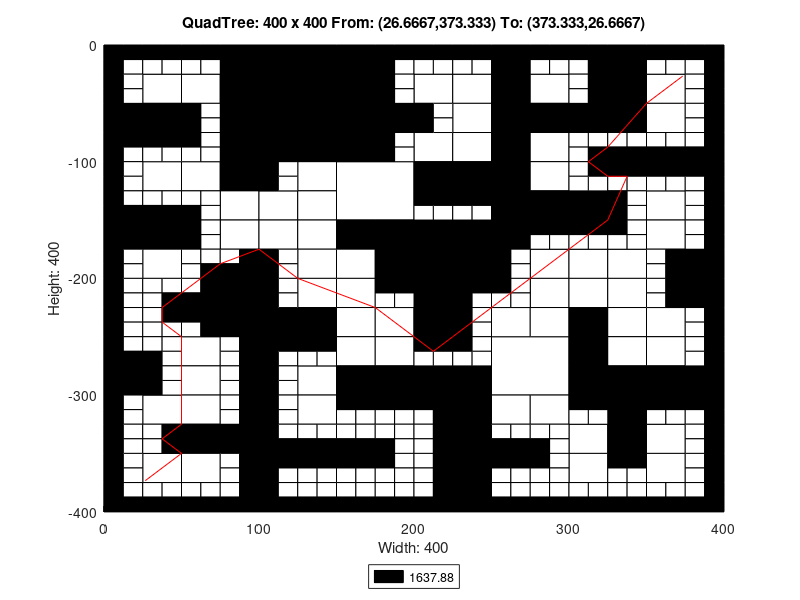

Recreate this plot in MATLAB.
axis([0 400 -400 0]);
title('QuadTree: 400 x 400 From: (26.6667,373.333) To: (373.333,26.6667)');
xlabel('Width: 400');
ylabel('Height: 400');
rectangle('Position',[100 -50 50 50], 'FaceColor',[0 0 0]);
rectangle('Position',[100 -100 50 50], 'FaceColor',[0 0 0]);
rectangle('Position',[150 -150 50 50], 'FaceColor',[1 1 1]);
rectangle('Position',[200 -200 50 50], 'FaceColor',[0 0 0]);
rectangle('Position',[250 -300 50 50], 'FaceColor',[1 1 1]);
rectangle('Position',[25 -50 25 25], 'FaceColor',[1 1 1]);
rectangle('Position',[75 -25 25 25], 'FaceColor',[0 0 0]);
rectangle('Position',[50 -50 25 25], 'FaceColor',[1 1 1]);
rectangle('Position',[75 -50 25 25], 'FaceColor',[0 0 0]);
rectangle('Position',[0 -75 25 25], 'FaceColor',[0 0 0]);
rectangle('Position',[25 -75 25 25], 'FaceColor',[0 0 0]);
rectangle('Position',[75 -75 25 25], 'FaceColor',[0 0 0]);
rectangle('Position',[75 -100 25 25], 'FaceColor',[0 0 0]);
rectangle('Position',[150 -25 25 25], 'FaceColor',[0 0 0]);
rectangle('Position',[150 -50 25 25], 'FaceColor',[0 0 0]);
rectangle('Position',[150 -75 25 25], 'FaceColor',[0 0 0]);
rectangle('Position',[175 -75 25 25], 'FaceColor',[0 0 0]);
rectangle('Position',[150 -100 25 25], 'FaceColor',[0 0 0]);
rectangle('Position',[25 -125 25 25], 'FaceColor',[1 1 1]);
rectangle('Position',[50 -125 25 25], 'FaceColor',[1 1 1]);
rectangle('Position',[75 -125 25 25], 'FaceColor',[0 0 0]);
rectangle('Position',[75 -150 25 25], 'FaceColor',[1 1 1]);
rectangle('Position',[0 -175 25 25], 'FaceColor',[0 0 0]);
rectangle('Position',[25 -175 25 25], 'FaceColor',[0 0 0]);
rectangle('Position',[25 -200 25 25], 'FaceColor',[1 1 1]);
rectangle('Position',[75 -175 25 25], 'FaceColor',[1 1 1]);
rectangle('Position',[125 -125 25 25], 'FaceColor',[1 1 1]);
rectangle('Position',[100 -150 25 25], 'FaceColor',[1 1 1]);
rectangle('Position',[125 -150 25 25], 'FaceColor',[1 1 1]);
rectangle('Position',[100 -175 25 25], 'FaceColor',[1 1 1]);
rectangle('Position',[125 -175 25 25], 'FaceColor',[1 1 1]);
rectangle('Position',[125 -200 25 25], 'FaceColor',[1 1 1]);
rectangle('Position',[150 -175 25 25], 'FaceColor',[0 0 0]);
rectangle('Position',[175 -175 25 25], 'FaceColor',[0 0 0]);
rectangle('Position',[150 -200 25 25], 'FaceColor',[1 1 1]);
rectangle('Position',[175 -200 25 25], 'FaceColor',[0 0 0]);
rectangle('Position',[200 -50 25 25], 'FaceColor',[1 1 1]);
rectangle('Position',[225 -50 25 25], 'FaceColor',[1 1 1]);
rectangle('Position',[250 -25 25 25], 'FaceColor',[0 0 0]);
rectangle('Position',[250 -50 25 25], 'FaceColor',[0 0 0]);
rectangle('Position',[275 -50 25 25], 'FaceColor',[1 1 1]);
rectangle('Position',[225 -75 25 25], 'FaceColor',[1 1 1]);
rectangle('Position',[200 -100 25 25], 'FaceColor',[1 1 1]);
rectangle('Position',[225 -100 25 25], 'FaceColor',[1 1 1]);
rectangle('Position',[250 -75 25 25], 'FaceColor',[0 0 0]);
rectangle('Position',[275 -75 25 25], 'FaceColor',[0 0 0]);
rectangle('Position',[250 -100 25 25], 'FaceColor',[0 0 0]);
rectangle('Position',[275 -100 25 25], 'FaceColor',[1 1 1]);
rectangle('Position',[325 -25 25 25], 'FaceColor',[0 0 0]);
rectangle('Position',[325 -50 25 25], 'FaceColor',[0 0 0]);
rectangle('Position',[350 -50 25 25], 'FaceColor',[1 1 1]);
rectangle('Position',[300 -75 25 25], 'FaceColor',[0 0 0]);
rectangle('Position',[325 -75 25 25], 'FaceColor',[0 0 0]);
rectangle('Position',[350 -75 25 25], 'FaceColor',[1 1 1]);
rectangle('Position',[200 -125 25 25], 'FaceColor',[0 0 0]);
rectangle('Position',[225 -125 25 25], 'FaceColor',[0 0 0]);
rectangle('Position',[250 -125 25 25], 'FaceColor',[0 0 0]);
rectangle('Position',[275 -125 25 25], 'FaceColor',[1 1 1]);
rectangle('Position',[250 -150 25 25], 'FaceColor',[0 0 0]);
rectangle('Position',[275 -150 25 25], 'FaceColor',[0 0 0]);
rectangle('Position',[250 -175 25 25], 'FaceColor',[0 0 0]);
rectangle('Position',[275 -200 25 25], 'FaceColor',[1 1 1]);
rectangle('Position',[300 -150 25 25], 'FaceColor',[0 0 0]);
rectangle('Position',[350 -150 25 25], 'FaceColor',[1 1 1]);
rectangle('Position',[300 -200 25 25], 'FaceColor',[1 1 1]);
rectangle('Position',[325 -200 25 25], 'FaceColor',[1 1 1]);
rectangle('Position',[350 -175 25 25], 'FaceColor',[1 1 1]);
rectangle('Position',[375 -200 25 25], 'FaceColor',[0 0 0]);
rectangle('Position',[75 -225 25 25], 'FaceColor',[0 0 0]);
rectangle('Position',[75 -250 25 25], 'FaceColor',[0 0 0]);
rectangle('Position',[0 -300 25 25], 'FaceColor',[0 0 0]);
rectangle('Position',[50 -275 25 25], 'FaceColor',[1 1 1]);
rectangle('Position',[50 -300 25 25], 'FaceColor',[1 1 1]);
rectangle('Position',[125 -225 25 25], 'FaceColor',[1 1 1]);
rectangle('Position',[100 -250 25 25], 'FaceColor',[0 0 0]);
rectangle('Position',[125 -250 25 25], 'FaceColor',[0 0 0]);
rectangle('Position',[150 -225 25 25], 'FaceColor',[1 1 1]);
rectangle('Position',[150 -250 25 25], 'FaceColor',[1 1 1]);
rectangle('Position',[175 -250 25 25], 'FaceColor',[1 1 1]);
rectangle('Position',[125 -300 25 25], 'FaceColor',[1 1 1]);
rectangle('Position',[150 -275 25 25], 'FaceColor',[1 1 1]);
rectangle('Position',[175 -275 25 25], 'FaceColor',[1 1 1]);
rectangle('Position',[150 -300 25 25], 'FaceColor',[0 0 0]);
rectangle('Position',[175 -300 25 25], 'FaceColor',[0 0 0]);
rectangle('Position',[25 -325 25 25], 'FaceColor',[1 1 1]);
rectangle('Position',[50 -325 25 25], 'FaceColor',[1 1 1]);
rectangle('Position',[50 -350 25 25], 'FaceColor',[0 0 0]);
rectangle('Position',[75 -350 25 25], 'FaceColor',[0 0 0]);
rectangle('Position',[25 -375 25 25], 'FaceColor',[1 1 1]);
rectangle('Position',[50 -375 25 25], 'FaceColor',[1 1 1]);
rectangle('Position',[125 -325 25 25], 'FaceColor',[1 1 1]);
rectangle('Position',[200 -225 25 25], 'FaceColor',[0 0 0]);
rectangle('Position',[200 -250 25 25], 'FaceColor',[0 0 0]);
rectangle('Position',[275 -225 25 25], 'FaceColor',[1 1 1]);
rectangle('Position',[250 -250 25 25], 'FaceColor',[1 1 1]);
rectangle('Position',[275 -250 25 25], 'FaceColor',[1 1 1]);
rectangle('Position',[200 -300 25 25], 'FaceColor',[0 0 0]);
rectangle('Position',[225 -300 25 25], 'FaceColor',[0 0 0]);
rectangle('Position',[300 -225 25 25], 'FaceColor',[1 1 1]);
rectangle('Position',[325 -225 25 25], 'FaceColor',[1 1 1]);
rectangle('Position',[300 -250 25 25], 'FaceColor',[0 0 0]);
rectangle('Position',[325 -250 25 25], 'FaceColor',[1 1 1]);
rectangle('Position',[375 -225 25 25], 'FaceColor',[0 0 0]);
rectangle('Position',[350 -250 25 25], 'FaceColor',[1 1 1]);
rectangle('Position',[300 -275 25 25], 'FaceColor',[0 0 0]);
rectangle('Position',[325 -275 25 25], 'FaceColor',[1 1 1]);
rectangle('Position',[300 -300 25 25], 'FaceColor',[0 0 0]);
rectangle('Position',[325 -300 25 25], 'FaceColor',[0 0 0]);
rectangle('Position',[350 -275 25 25], 'FaceColor',[1 1 1]);
rectangle('Position',[350 -300 25 25], 'FaceColor',[0 0 0]);
rectangle('Position',[375 -300 25 25], 'FaceColor',[0 0 0]);
rectangle('Position',[225 -325 25 25], 'FaceColor',[0 0 0]);
rectangle('Position',[225 -350 25 25], 'FaceColor',[0 0 0]);
rectangle('Position',[250 -325 25 25], 'FaceColor',[1 1 1]);
rectangle('Position',[275 -325 25 25], 'FaceColor',[1 1 1]);
rectangle('Position',[225 -375 25 25], 'FaceColor',[0 0 0]);
rectangle('Position',[225 -400 25 25], 'FaceColor',[0 0 0]);
rectangle('Position',[325 -325 25 25], 'FaceColor',[0 0 0]);
rectangle('Position',[300 -350 25 25], 'FaceColor',[1 1 1]);
rectangle('Position',[325 -350 25 25], 'FaceColor',[0 0 0]);
rectangle('Position',[350 -350 25 25], 'FaceColor',[1 1 1]);
rectangle('Position',[300 -375 25 25], 'FaceColor',[1 1 1]);
rectangle('Position',[350 -375 25 25], 'FaceColor',[1 1 1]);
rectangle('Position',[0 -12.5 12.5 12.5], 'FaceColor',[0 0 0]);
rectangle('Position',[12.5 -12.5 12.5 12.5], 'FaceColor',[0 0 0]);
rectangle('Position',[0 -25 12.5 12.5], 'FaceColor',[0 0 0]);
rectangle('Position',[12.5 -25 12.5 12.5], 'FaceColor',[1 1 1]);
rectangle('Position',[25 -12.5 12.5 12.5], 'FaceColor',[0 0 0]);
rectangle('Position',[37.5 -12.5 12.5 12.5], 'FaceColor',[0 0 0]);
rectangle('Position',[25 -25 12.5 12.5], 'FaceColor',[1 1 1]);
rectangle('Position',[37.5 -25 12.5 12.5], 'FaceColor',[1 1 1]);
rectangle('Position',[0 -37.5 12.5 12.5], 'FaceColor',[0 0 0]);
rectangle('Position',[12.5 -37.5 12.5 12.5], 'FaceColor',[1 1 1]);
rectangle('Position',[0 -50 12.5 12.5], 'FaceColor',[0 0 0]);
rectangle('Position',[12.5 -50 12.5 12.5], 'FaceColor',[1 1 1]);
rectangle('Position',[50 -12.5 12.5 12.5], 'FaceColor',[0 0 0]);
rectangle('Position',[62.5 -12.5 12.5 12.5], 'FaceColor',[0 0 0]);
rectangle('Position',[50 -25 12.5 12.5], 'FaceColor',[1 1 1]);
rectangle('Position',[62.5 -25 12.5 12.5], 'FaceColor',[1 1 1]);
rectangle('Position',[0 -87.5 12.5 12.5], 'FaceColor',[0 0 0]);
rectangle('Position',[12.5 -87.5 12.5 12.5], 'FaceColor',[0 0 0]);
rectangle('Position',[0 -100 12.5 12.5], 'FaceColor',[0 0 0]);
rectangle('Position',[12.5 -100 12.5 12.5], 'FaceColor',[1 1 1]);
rectangle('Position',[25 -87.5 12.5 12.5], 'FaceColor',[0 0 0]);
rectangle('Position',[37.5 -87.5 12.5 12.5], 'FaceColor',[0 0 0]);
rectangle('Position',[25 -100 12.5 12.5], 'FaceColor',[1 1 1]);
rectangle('Position',[37.5 -100 12.5 12.5], 'FaceColor',[1 1 1]);
rectangle('Position',[50 -62.5 12.5 12.5], 'FaceColor',[0 0 0]);
rectangle('Position',[62.5 -62.5 12.5 12.5], 'FaceColor',[1 1 1]);
rectangle('Position',[50 -75 12.5 12.5], 'FaceColor',[0 0 0]);
rectangle('Position',[62.5 -75 12.5 12.5], 'FaceColor',[1 1 1]);
rectangle('Position',[50 -87.5 12.5 12.5], 'FaceColor',[0 0 0]);
rectangle('Position',[62.5 -87.5 12.5 12.5], 'FaceColor',[1 1 1]);
rectangle('Position',[50 -100 12.5 12.5], 'FaceColor',[1 1 1]);
rectangle('Position',[62.5 -100 12.5 12.5], 'FaceColor',[1 1 1]);
rectangle('Position',[175 -12.5 12.5 12.5], 'FaceColor',[0 0 0]);
rectangle('Position',[187.5 -12.5 12.5 12.5], 'FaceColor',[0 0 0]);
rectangle('Position',[175 -25 12.5 12.5], 'FaceColor',[0 0 0]);
rectangle('Position',[187.5 -25 12.5 12.5], 'FaceColor',[1 1 1]);
rectangle('Position',[175 -37.5 12.5 12.5], 'FaceColor',[0 0 0]);
rectangle('Position',[187.5 -37.5 12.5 12.5], 'FaceColor',[1 1 1]);
rectangle('Position',[175 -50 12.5 12.5], 'FaceColor',[0 0 0]);
rectangle('Position',[187.5 -50 12.5 12.5], 'FaceColor',[1 1 1]);
rectangle('Position',[175 -87.5 12.5 12.5], 'FaceColor',[0 0 0]);
rectangle('Position',[187.5 -87.5 12.5 12.5], 'FaceColor',[1 1 1]);
rectangle('Position',[175 -100 12.5 12.5], 'FaceColor',[0 0 0]);
rectangle('Position',[187.5 -100 12.5 12.5], 'FaceColor',[1 1 1]);
rectangle('Position',[0 -112.5 12.5 12.5], 'FaceColor',[0 0 0]);
rectangle('Position',[12.5 -112.5 12.5 12.5], 'FaceColor',[1 1 1]);
rectangle('Position',[0 -125 12.5 12.5], 'FaceColor',[0 0 0]);
rectangle('Position',[12.5 -125 12.5 12.5], 'FaceColor',[1 1 1]);
rectangle('Position',[0 -137.5 12.5 12.5], 'FaceColor',[0 0 0]);
rectangle('Position',[12.5 -137.5 12.5 12.5], 'FaceColor',[1 1 1]);
rectangle('Position',[0 -150 12.5 12.5], 'FaceColor',[0 0 0]);
rectangle('Position',[12.5 -150 12.5 12.5], 'FaceColor',[0 0 0]);
rectangle('Position',[25 -137.5 12.5 12.5], 'FaceColor',[1 1 1]);
rectangle('Position',[37.5 -137.5 12.5 12.5], 'FaceColor',[1 1 1]);
rectangle('Position',[25 -150 12.5 12.5], 'FaceColor',[0 0 0]);
rectangle('Position',[37.5 -150 12.5 12.5], 'FaceColor',[0 0 0]);
rectangle('Position',[50 -137.5 12.5 12.5], 'FaceColor',[1 1 1]);
rectangle('Position',[62.5 -137.5 12.5 12.5], 'FaceColor',[1 1 1]);
rectangle('Position',[50 -150 12.5 12.5], 'FaceColor',[0 0 0]);
rectangle('Position',[62.5 -150 12.5 12.5], 'FaceColor',[1 1 1]);
rectangle('Position',[0 -187.5 12.5 12.5], 'FaceColor',[0 0 0]);
rectangle('Position',[12.5 -187.5 12.5 12.5], 'FaceColor',[1 1 1]);
rectangle('Position',[0 -200 12.5 12.5], 'FaceColor',[0 0 0]);
rectangle('Position',[12.5 -200 12.5 12.5], 'FaceColor',[1 1 1]);
rectangle('Position',[50 -162.5 12.5 12.5], 'FaceColor',[0 0 0]);
rectangle('Position',[62.5 -162.5 12.5 12.5], 'FaceColor',[1 1 1]);
rectangle('Position',[50 -175 12.5 12.5], 'FaceColor',[0 0 0]);
rectangle('Position',[62.5 -175 12.5 12.5], 'FaceColor',[1 1 1]);
rectangle('Position',[50 -187.5 12.5 12.5], 'FaceColor',[1 1 1]);
rectangle('Position',[62.5 -187.5 12.5 12.5], 'FaceColor',[1 1 1]);
rectangle('Position',[50 -200 12.5 12.5], 'FaceColor',[1 1 1]);
rectangle('Position',[62.5 -200 12.5 12.5], 'FaceColor',[0 0 0]);
rectangle('Position',[75 -187.5 12.5 12.5], 'FaceColor',[1 1 1]);
rectangle('Position',[87.5 -187.5 12.5 12.5], 'FaceColor',[0 0 0]);
rectangle('Position',[75 -200 12.5 12.5], 'FaceColor',[0 0 0]);
rectangle('Position',[87.5 -200 12.5 12.5], 'FaceColor',[0 0 0]);
rectangle('Position',[100 -112.5 12.5 12.5], 'FaceColor',[0 0 0]);
rectangle('Position',[112.5 -112.5 12.5 12.5], 'FaceColor',[1 1 1]);
rectangle('Position',[100 -125 12.5 12.5], 'FaceColor',[0 0 0]);
rectangle('Position',[112.5 -125 12.5 12.5], 'FaceColor',[1 1 1]);
rectangle('Position',[100 -187.5 12.5 12.5], 'FaceColor',[0 0 0]);
rectangle('Position',[112.5 -187.5 12.5 12.5], 'FaceColor',[1 1 1]);
rectangle('Position',[100 -200 12.5 12.5], 'FaceColor',[0 0 0]);
rectangle('Position',[112.5 -200 12.5 12.5], 'FaceColor',[1 1 1]);
rectangle('Position',[200 -12.5 12.5 12.5], 'FaceColor',[0 0 0]);
rectangle('Position',[212.5 -12.5 12.5 12.5], 'FaceColor',[0 0 0]);
rectangle('Position',[200 -25 12.5 12.5], 'FaceColor',[1 1 1]);
rectangle('Position',[212.5 -25 12.5 12.5], 'FaceColor',[1 1 1]);
rectangle('Position',[225 -12.5 12.5 12.5], 'FaceColor',[0 0 0]);
rectangle('Position',[237.5 -12.5 12.5 12.5], 'FaceColor',[0 0 0]);
rectangle('Position',[225 -25 12.5 12.5], 'FaceColor',[1 1 1]);
rectangle('Position',[237.5 -25 12.5 12.5], 'FaceColor',[1 1 1]);
rectangle('Position',[275 -12.5 12.5 12.5], 'FaceColor',[0 0 0]);
rectangle('Position',[287.5 -12.5 12.5 12.5], 'FaceColor',[0 0 0]);
rectangle('Position',[275 -25 12.5 12.5], 'FaceColor',[1 1 1]);
rectangle('Position',[287.5 -25 12.5 12.5], 'FaceColor',[1 1 1]);
rectangle('Position',[200 -62.5 12.5 12.5], 'FaceColor',[0 0 0]);
rectangle('Position',[212.5 -62.5 12.5 12.5], 'FaceColor',[1 1 1]);
rectangle('Position',[200 -75 12.5 12.5], 'FaceColor',[0 0 0]);
rectangle('Position',[212.5 -75 12.5 12.5], 'FaceColor',[1 1 1]);
rectangle('Position',[300 -12.5 12.5 12.5], 'FaceColor',[0 0 0]);
rectangle('Position',[312.5 -12.5 12.5 12.5], 'FaceColor',[0 0 0]);
rectangle('Position',[300 -25 12.5 12.5], 'FaceColor',[1 1 1]);
rectangle('Position',[312.5 -25 12.5 12.5], 'FaceColor',[0 0 0]);
rectangle('Position',[300 -37.5 12.5 12.5], 'FaceColor',[1 1 1]);
rectangle('Position',[312.5 -37.5 12.5 12.5], 'FaceColor',[0 0 0]);
rectangle('Position',[300 -50 12.5 12.5], 'FaceColor',[1 1 1]);
rectangle('Position',[312.5 -50 12.5 12.5], 'FaceColor',[0 0 0]);
rectangle('Position',[350 -12.5 12.5 12.5], 'FaceColor',[0 0 0]);
rectangle('Position',[362.5 -12.5 12.5 12.5], 'FaceColor',[0 0 0]);
rectangle('Position',[350 -25 12.5 12.5], 'FaceColor',[1 1 1]);
rectangle('Position',[362.5 -25 12.5 12.5], 'FaceColor',[1 1 1]);
rectangle('Position',[375 -12.5 12.5 12.5], 'FaceColor',[0 0 0]);
rectangle('Position',[387.5 -12.5 12.5 12.5], 'FaceColor',[0 0 0]);
rectangle('Position',[375 -25 12.5 12.5], 'FaceColor',[1 1 1]);
rectangle('Position',[387.5 -25 12.5 12.5], 'FaceColor',[0 0 0]);
rectangle('Position',[375 -37.5 12.5 12.5], 'FaceColor',[1 1 1]);
rectangle('Position',[387.5 -37.5 12.5 12.5], 'FaceColor',[0 0 0]);
rectangle('Position',[375 -50 12.5 12.5], 'FaceColor',[1 1 1]);
rectangle('Position',[387.5 -50 12.5 12.5], 'FaceColor',[0 0 0]);
rectangle('Position',[300 -87.5 12.5 12.5], 'FaceColor',[1 1 1]);
rectangle('Position',[312.5 -87.5 12.5 12.5], 'FaceColor',[1 1 1]);
rectangle('Position',[300 -100 12.5 12.5], 'FaceColor',[1 1 1]);
rectangle('Position',[312.5 -100 12.5 12.5], 'FaceColor',[0 0 0]);
rectangle('Position',[325 -87.5 12.5 12.5], 'FaceColor',[1 1 1]);
rectangle('Position',[337.5 -87.5 12.5 12.5], 'FaceColor',[1 1 1]);
rectangle('Position',[325 -100 12.5 12.5], 'FaceColor',[0 0 0]);
rectangle('Position',[337.5 -100 12.5 12.5], 'FaceColor',[0 0 0]);
rectangle('Position',[375 -62.5 12.5 12.5], 'FaceColor',[1 1 1]);
rectangle('Position',[387.5 -62.5 12.5 12.5], 'FaceColor',[0 0 0]);
rectangle('Position',[375 -75 12.5 12.5], 'FaceColor',[1 1 1]);
rectangle('Position',[387.5 -75 12.5 12.5], 'FaceColor',[0 0 0]);
rectangle('Position',[350 -87.5 12.5 12.5], 'FaceColor',[1 1 1]);
rectangle('Position',[362.5 -87.5 12.5 12.5], 'FaceColor',[1 1 1]);
rectangle('Position',[350 -100 12.5 12.5], 'FaceColor',[0 0 0]);
rectangle('Position',[362.5 -100 12.5 12.5], 'FaceColor',[0 0 0]);
rectangle('Position',[375 -87.5 12.5 12.5], 'FaceColor',[1 1 1]);
rectangle('Position',[387.5 -87.5 12.5 12.5], 'FaceColor',[0 0 0]);
rectangle('Position',[375 -100 12.5 12.5], 'FaceColor',[0 0 0]);
rectangle('Position',[387.5 -100 12.5 12.5], 'FaceColor',[0 0 0]);
rectangle('Position',[200 -137.5 12.5 12.5], 'FaceColor',[0 0 0]);
rectangle('Position',[212.5 -137.5 12.5 12.5], 'FaceColor',[0 0 0]);
rectangle('Position',[200 -150 12.5 12.5], 'FaceColor',[1 1 1]);
rectangle('Position',[212.5 -150 12.5 12.5], 'FaceColor',[1 1 1]);
rectangle('Position',[225 -137.5 12.5 12.5], 'FaceColor',[0 0 0]);
rectangle('Position',[237.5 -137.5 12.5 12.5], 'FaceColor',[0 0 0]);
rectangle('Position',[225 -150 12.5 12.5], 'FaceColor',[1 1 1]);
rectangle('Position',[237.5 -150 12.5 12.5], 'FaceColor',[1 1 1]);
rectangle('Position',[275 -162.5 12.5 12.5], 'FaceColor',[0 0 0]);
rectangle('Position',[287.5 -162.5 12.5 12.5], 'FaceColor',[0 0 0]);
rectangle('Position',[275 -175 12.5 12.5], 'FaceColor',[1 1 1]);
rectangle('Position',[287.5 -175 12.5 12.5], 'FaceColor',[1 1 1]);
rectangle('Position',[250 -187.5 12.5 12.5], 'FaceColor',[0 0 0]);
rectangle('Position',[262.5 -187.5 12.5 12.5], 'FaceColor',[1 1 1]);
rectangle('Position',[250 -200 12.5 12.5], 'FaceColor',[0 0 0]);
rectangle('Position',[262.5 -200 12.5 12.5], 'FaceColor',[1 1 1]);
rectangle('Position',[300 -112.5 12.5 12.5], 'FaceColor',[1 1 1]);
rectangle('Position',[312.5 -112.5 12.5 12.5], 'FaceColor',[0 0 0]);
rectangle('Position',[300 -125 12.5 12.5], 'FaceColor',[1 1 1]);
rectangle('Position',[312.5 -125 12.5 12.5], 'FaceColor',[1 1 1]);
rectangle('Position',[325 -112.5 12.5 12.5], 'FaceColor',[0 0 0]);
rectangle('Position',[337.5 -112.5 12.5 12.5], 'FaceColor',[0 0 0]);
rectangle('Position',[325 -125 12.5 12.5], 'FaceColor',[1 1 1]);
rectangle('Position',[337.5 -125 12.5 12.5], 'FaceColor',[1 1 1]);
rectangle('Position',[325 -137.5 12.5 12.5], 'FaceColor',[0 0 0]);
rectangle('Position',[337.5 -137.5 12.5 12.5], 'FaceColor',[1 1 1]);
rectangle('Position',[325 -150 12.5 12.5], 'FaceColor',[0 0 0]);
rectangle('Position',[337.5 -150 12.5 12.5], 'FaceColor',[1 1 1]);
rectangle('Position',[350 -112.5 12.5 12.5], 'FaceColor',[0 0 0]);
rectangle('Position',[362.5 -112.5 12.5 12.5], 'FaceColor',[0 0 0]);
rectangle('Position',[350 -125 12.5 12.5], 'FaceColor',[1 1 1]);
rectangle('Position',[362.5 -125 12.5 12.5], 'FaceColor',[1 1 1]);
rectangle('Position',[375 -112.5 12.5 12.5], 'FaceColor',[0 0 0]);
rectangle('Position',[387.5 -112.5 12.5 12.5], 'FaceColor',[0 0 0]);
rectangle('Position',[375 -125 12.5 12.5], 'FaceColor',[1 1 1]);
rectangle('Position',[387.5 -125 12.5 12.5], 'FaceColor',[0 0 0]);
rectangle('Position',[375 -137.5 12.5 12.5], 'FaceColor',[1 1 1]);
rectangle('Position',[387.5 -137.5 12.5 12.5], 'FaceColor',[0 0 0]);
rectangle('Position',[375 -150 12.5 12.5], 'FaceColor',[1 1 1]);
rectangle('Position',[387.5 -150 12.5 12.5], 'FaceColor',[0 0 0]);
rectangle('Position',[300 -162.5 12.5 12.5], 'FaceColor',[0 0 0]);
rectangle('Position',[312.5 -162.5 12.5 12.5], 'FaceColor',[0 0 0]);
rectangle('Position',[300 -175 12.5 12.5], 'FaceColor',[1 1 1]);
rectangle('Position',[312.5 -175 12.5 12.5], 'FaceColor',[1 1 1]);
rectangle('Position',[325 -162.5 12.5 12.5], 'FaceColor',[0 0 0]);
rectangle('Position',[337.5 -162.5 12.5 12.5], 'FaceColor',[1 1 1]);
rectangle('Position',[325 -175 12.5 12.5], 'FaceColor',[1 1 1]);
rectangle('Position',[337.5 -175 12.5 12.5], 'FaceColor',[1 1 1]);
rectangle('Position',[375 -162.5 12.5 12.5], 'FaceColor',[1 1 1]);
rectangle('Position',[387.5 -162.5 12.5 12.5], 'FaceColor',[0 0 0]);
rectangle('Position',[375 -175 12.5 12.5], 'FaceColor',[1 1 1]);
rectangle('Position',[387.5 -175 12.5 12.5], 'FaceColor',[0 0 0]);
rectangle('Position',[350 -187.5 12.5 12.5], 'FaceColor',[1 1 1]);
rectangle('Position',[362.5 -187.5 12.5 12.5], 'FaceColor',[0 0 0]);
rectangle('Position',[350 -200 12.5 12.5], 'FaceColor',[1 1 1]);
rectangle('Position',[362.5 -200 12.5 12.5], 'FaceColor',[0 0 0]);
rectangle('Position',[0 -212.5 12.5 12.5], 'FaceColor',[0 0 0]);
rectangle('Position',[12.5 -212.5 12.5 12.5], 'FaceColor',[1 1 1]);
rectangle('Position',[0 -225 12.5 12.5], 'FaceColor',[0 0 0]);
rectangle('Position',[12.5 -225 12.5 12.5], 'FaceColor',[1 1 1]);
rectangle('Position',[25 -212.5 12.5 12.5], 'FaceColor',[1 1 1]);
rectangle('Position',[37.5 -212.5 12.5 12.5], 'FaceColor',[1 1 1]);
rectangle('Position',[25 -225 12.5 12.5], 'FaceColor',[1 1 1]);
rectangle('Position',[37.5 -225 12.5 12.5], 'FaceColor',[0 0 0]);
rectangle('Position',[0 -237.5 12.5 12.5], 'FaceColor',[0 0 0]);
rectangle('Position',[12.5 -237.5 12.5 12.5], 'FaceColor',[1 1 1]);
rectangle('Position',[0 -250 12.5 12.5], 'FaceColor',[0 0 0]);
rectangle('Position',[12.5 -250 12.5 12.5], 'FaceColor',[1 1 1]);
rectangle('Position',[25 -237.5 12.5 12.5], 'FaceColor',[1 1 1]);
rectangle('Position',[37.5 -237.5 12.5 12.5], 'FaceColor',[0 0 0]);
rectangle('Position',[25 -250 12.5 12.5], 'FaceColor',[1 1 1]);
rectangle('Position',[37.5 -250 12.5 12.5], 'FaceColor',[1 1 1]);
rectangle('Position',[50 -212.5 12.5 12.5], 'FaceColor',[1 1 1]);
rectangle('Position',[62.5 -212.5 12.5 12.5], 'FaceColor',[0 0 0]);
rectangle('Position',[50 -225 12.5 12.5], 'FaceColor',[0 0 0]);
rectangle('Position',[62.5 -225 12.5 12.5], 'FaceColor',[0 0 0]);
rectangle('Position',[50 -237.5 12.5 12.5], 'FaceColor',[0 0 0]);
rectangle('Position',[62.5 -237.5 12.5 12.5], 'FaceColor',[0 0 0]);
rectangle('Position',[50 -250 12.5 12.5], 'FaceColor',[1 1 1]);
rectangle('Position',[62.5 -250 12.5 12.5], 'FaceColor',[0 0 0]);
rectangle('Position',[0 -262.5 12.5 12.5], 'FaceColor',[0 0 0]);
rectangle('Position',[12.5 -262.5 12.5 12.5], 'FaceColor',[1 1 1]);
rectangle('Position',[0 -275 12.5 12.5], 'FaceColor',[0 0 0]);
rectangle('Position',[12.5 -275 12.5 12.5], 'FaceColor',[0 0 0]);
rectangle('Position',[25 -262.5 12.5 12.5], 'FaceColor',[1 1 1]);
rectangle('Position',[37.5 -262.5 12.5 12.5], 'FaceColor',[1 1 1]);
rectangle('Position',[25 -275 12.5 12.5], 'FaceColor',[0 0 0]);
rectangle('Position',[37.5 -275 12.5 12.5], 'FaceColor',[1 1 1]);
rectangle('Position',[25 -287.5 12.5 12.5], 'FaceColor',[0 0 0]);
rectangle('Position',[37.5 -287.5 12.5 12.5], 'FaceColor',[1 1 1]);
rectangle('Position',[25 -300 12.5 12.5], 'FaceColor',[0 0 0]);
rectangle('Position',[37.5 -300 12.5 12.5], 'FaceColor',[1 1 1]);
rectangle('Position',[75 -262.5 12.5 12.5], 'FaceColor',[1 1 1]);
rectangle('Position',[87.5 -262.5 12.5 12.5], 'FaceColor',[0 0 0]);
rectangle('Position',[75 -275 12.5 12.5], 'FaceColor',[1 1 1]);
rectangle('Position',[87.5 -275 12.5 12.5], 'FaceColor',[0 0 0]);
rectangle('Position',[75 -287.5 12.5 12.5], 'FaceColor',[1 1 1]);
rectangle('Position',[87.5 -287.5 12.5 12.5], 'FaceColor',[0 0 0]);
rectangle('Position',[75 -300 12.5 12.5], 'FaceColor',[1 1 1]);
rectangle('Position',[87.5 -300 12.5 12.5], 'FaceColor',[0 0 0]);
rectangle('Position',[100 -212.5 12.5 12.5], 'FaceColor',[0 0 0]);
rectangle('Position',[112.5 -212.5 12.5 12.5], 'FaceColor',[1 1 1]);
rectangle('Position',[100 -225 12.5 12.5], 'FaceColor',[0 0 0]);
rectangle('Position',[112.5 -225 12.5 12.5], 'FaceColor',[1 1 1]);
rectangle('Position',[175 -212.5 12.5 12.5], 'FaceColor',[0 0 0]);
rectangle('Position',[187.5 -212.5 12.5 12.5], 'FaceColor',[0 0 0]);
rectangle('Position',[175 -225 12.5 12.5], 'FaceColor',[1 1 1]);
rectangle('Position',[187.5 -225 12.5 12.5], 'FaceColor',[1 1 1]);
rectangle('Position',[100 -262.5 12.5 12.5], 'FaceColor',[0 0 0]);
rectangle('Position',[112.5 -262.5 12.5 12.5], 'FaceColor',[0 0 0]);
rectangle('Position',[100 -275 12.5 12.5], 'FaceColor',[0 0 0]);
rectangle('Position',[112.5 -275 12.5 12.5], 'FaceColor',[1 1 1]);
rectangle('Position',[125 -262.5 12.5 12.5], 'FaceColor',[0 0 0]);
rectangle('Position',[137.5 -262.5 12.5 12.5], 'FaceColor',[0 0 0]);
rectangle('Position',[125 -275 12.5 12.5], 'FaceColor',[1 1 1]);
rectangle('Position',[137.5 -275 12.5 12.5], 'FaceColor',[1 1 1]);
rectangle('Position',[100 -287.5 12.5 12.5], 'FaceColor',[0 0 0]);
rectangle('Position',[112.5 -287.5 12.5 12.5], 'FaceColor',[1 1 1]);
rectangle('Position',[100 -300 12.5 12.5], 'FaceColor',[0 0 0]);
rectangle('Position',[112.5 -300 12.5 12.5], 'FaceColor',[1 1 1]);
rectangle('Position',[0 -312.5 12.5 12.5], 'FaceColor',[0 0 0]);
rectangle('Position',[12.5 -312.5 12.5 12.5], 'FaceColor',[1 1 1]);
rectangle('Position',[0 -325 12.5 12.5], 'FaceColor',[0 0 0]);
rectangle('Position',[12.5 -325 12.5 12.5], 'FaceColor',[1 1 1]);
rectangle('Position',[0 -337.5 12.5 12.5], 'FaceColor',[0 0 0]);
rectangle('Position',[12.5 -337.5 12.5 12.5], 'FaceColor',[1 1 1]);
rectangle('Position',[0 -350 12.5 12.5], 'FaceColor',[0 0 0]);
rectangle('Position',[12.5 -350 12.5 12.5], 'FaceColor',[1 1 1]);
rectangle('Position',[25 -337.5 12.5 12.5], 'FaceColor',[1 1 1]);
rectangle('Position',[37.5 -337.5 12.5 12.5], 'FaceColor',[0 0 0]);
rectangle('Position',[25 -350 12.5 12.5], 'FaceColor',[1 1 1]);
rectangle('Position',[37.5 -350 12.5 12.5], 'FaceColor',[0 0 0]);
rectangle('Position',[75 -312.5 12.5 12.5], 'FaceColor',[1 1 1]);
rectangle('Position',[87.5 -312.5 12.5 12.5], 'FaceColor',[0 0 0]);
rectangle('Position',[75 -325 12.5 12.5], 'FaceColor',[1 1 1]);
rectangle('Position',[87.5 -325 12.5 12.5], 'FaceColor',[0 0 0]);
rectangle('Position',[0 -362.5 12.5 12.5], 'FaceColor',[0 0 0]);
rectangle('Position',[12.5 -362.5 12.5 12.5], 'FaceColor',[1 1 1]);
rectangle('Position',[0 -375 12.5 12.5], 'FaceColor',[0 0 0]);
rectangle('Position',[12.5 -375 12.5 12.5], 'FaceColor',[1 1 1]);
rectangle('Position',[0 -387.5 12.5 12.5], 'FaceColor',[0 0 0]);
rectangle('Position',[12.5 -387.5 12.5 12.5], 'FaceColor',[1 1 1]);
rectangle('Position',[0 -400 12.5 12.5], 'FaceColor',[0 0 0]);
rectangle('Position',[12.5 -400 12.5 12.5], 'FaceColor',[0 0 0]);
rectangle('Position',[25 -387.5 12.5 12.5], 'FaceColor',[1 1 1]);
rectangle('Position',[37.5 -387.5 12.5 12.5], 'FaceColor',[1 1 1]);
rectangle('Position',[25 -400 12.5 12.5], 'FaceColor',[0 0 0]);
rectangle('Position',[37.5 -400 12.5 12.5], 'FaceColor',[0 0 0]);
rectangle('Position',[75 -362.5 12.5 12.5], 'FaceColor',[1 1 1]);
rectangle('Position',[87.5 -362.5 12.5 12.5], 'FaceColor',[0 0 0]);
rectangle('Position',[75 -375 12.5 12.5], 'FaceColor',[1 1 1]);
rectangle('Position',[87.5 -375 12.5 12.5], 'FaceColor',[0 0 0]);
rectangle('Position',[50 -387.5 12.5 12.5], 'FaceColor',[1 1 1]);
rectangle('Position',[62.5 -387.5 12.5 12.5], 'FaceColor',[1 1 1]);
rectangle('Position',[50 -400 12.5 12.5], 'FaceColor',[0 0 0]);
rectangle('Position',[62.5 -400 12.5 12.5], 'FaceColor',[0 0 0]);
rectangle('Position',[75 -387.5 12.5 12.5], 'FaceColor',[1 1 1]);
rectangle('Position',[87.5 -387.5 12.5 12.5], 'FaceColor',[0 0 0]);
rectangle('Position',[75 -400 12.5 12.5], 'FaceColor',[0 0 0]);
rectangle('Position',[87.5 -400 12.5 12.5], 'FaceColor',[0 0 0]);
rectangle('Position',[100 -312.5 12.5 12.5], 'FaceColor',[0 0 0]);
rectangle('Position',[112.5 -312.5 12.5 12.5], 'FaceColor',[1 1 1]);
rectangle('Position',[100 -325 12.5 12.5], 'FaceColor',[0 0 0]);
rectangle('Position',[112.5 -325 12.5 12.5], 'FaceColor',[1 1 1]);
rectangle('Position',[100 -337.5 12.5 12.5], 'FaceColor',[0 0 0]);
rectangle('Position',[112.5 -337.5 12.5 12.5], 'FaceColor',[1 1 1]);
rectangle('Position',[100 -350 12.5 12.5], 'FaceColor',[0 0 0]);
rectangle('Position',[112.5 -350 12.5 12.5], 'FaceColor',[0 0 0]);
rectangle('Position',[125 -337.5 12.5 12.5], 'FaceColor',[1 1 1]);
rectangle('Position',[137.5 -337.5 12.5 12.5], 'FaceColor',[1 1 1]);
rectangle('Position',[125 -350 12.5 12.5], 'FaceColor',[0 0 0]);
rectangle('Position',[137.5 -350 12.5 12.5], 'FaceColor',[0 0 0]);
rectangle('Position',[150 -312.5 12.5 12.5], 'FaceColor',[0 0 0]);
rectangle('Position',[162.5 -312.5 12.5 12.5], 'FaceColor',[0 0 0]);
rectangle('Position',[150 -325 12.5 12.5], 'FaceColor',[1 1 1]);
rectangle('Position',[162.5 -325 12.5 12.5], 'FaceColor',[1 1 1]);
rectangle('Position',[175 -312.5 12.5 12.5], 'FaceColor',[0 0 0]);
rectangle('Position',[187.5 -312.5 12.5 12.5], 'FaceColor',[0 0 0]);
rectangle('Position',[175 -325 12.5 12.5], 'FaceColor',[1 1 1]);
rectangle('Position',[187.5 -325 12.5 12.5], 'FaceColor',[1 1 1]);
rectangle('Position',[150 -337.5 12.5 12.5], 'FaceColor',[1 1 1]);
rectangle('Position',[162.5 -337.5 12.5 12.5], 'FaceColor',[1 1 1]);
rectangle('Position',[150 -350 12.5 12.5], 'FaceColor',[0 0 0]);
rectangle('Position',[162.5 -350 12.5 12.5], 'FaceColor',[0 0 0]);
rectangle('Position',[175 -337.5 12.5 12.5], 'FaceColor',[1 1 1]);
rectangle('Position',[187.5 -337.5 12.5 12.5], 'FaceColor',[1 1 1]);
rectangle('Position',[175 -350 12.5 12.5], 'FaceColor',[0 0 0]);
rectangle('Position',[187.5 -350 12.5 12.5], 'FaceColor',[1 1 1]);
rectangle('Position',[100 -362.5 12.5 12.5], 'FaceColor',[0 0 0]);
rectangle('Position',[112.5 -362.5 12.5 12.5], 'FaceColor',[0 0 0]);
rectangle('Position',[100 -375 12.5 12.5], 'FaceColor',[0 0 0]);
rectangle('Position',[112.5 -375 12.5 12.5], 'FaceColor',[1 1 1]);
rectangle('Position',[125 -362.5 12.5 12.5], 'FaceColor',[0 0 0]);
rectangle('Position',[137.5 -362.5 12.5 12.5], 'FaceColor',[0 0 0]);
rectangle('Position',[125 -375 12.5 12.5], 'FaceColor',[1 1 1]);
rectangle('Position',[137.5 -375 12.5 12.5], 'FaceColor',[1 1 1]);
rectangle('Position',[100 -387.5 12.5 12.5], 'FaceColor',[0 0 0]);
rectangle('Position',[112.5 -387.5 12.5 12.5], 'FaceColor',[1 1 1]);
rectangle('Position',[100 -400 12.5 12.5], 'FaceColor',[0 0 0]);
rectangle('Position',[112.5 -400 12.5 12.5], 'FaceColor',[0 0 0]);
rectangle('Position',[125 -387.5 12.5 12.5], 'FaceColor',[1 1 1]);
rectangle('Position',[137.5 -387.5 12.5 12.5], 'FaceColor',[1 1 1]);
rectangle('Position',[125 -400 12.5 12.5], 'FaceColor',[0 0 0]);
rectangle('Position',[137.5 -400 12.5 12.5], 'FaceColor',[0 0 0]);
rectangle('Position',[150 -362.5 12.5 12.5], 'FaceColor',[0 0 0]);
rectangle('Position',[162.5 -362.5 12.5 12.5], 'FaceColor',[0 0 0]);
rectangle('Position',[150 -375 12.5 12.5], 'FaceColor',[1 1 1]);
rectangle('Position',[162.5 -375 12.5 12.5], 'FaceColor',[1 1 1]);
rectangle('Position',[175 -362.5 12.5 12.5], 'FaceColor',[0 0 0]);
rectangle('Position',[187.5 -362.5 12.5 12.5], 'FaceColor',[1 1 1]);
rectangle('Position',[175 -375 12.5 12.5], 'FaceColor',[1 1 1]);
rectangle('Position',[187.5 -375 12.5 12.5], 'FaceColor',[1 1 1]);
rectangle('Position',[150 -387.5 12.5 12.5], 'FaceColor',[1 1 1]);
rectangle('Position',[162.5 -387.5 12.5 12.5], 'FaceColor',[1 1 1]);
rectangle('Position',[150 -400 12.5 12.5], 'FaceColor',[0 0 0]);
rectangle('Position',[162.5 -400 12.5 12.5], 'FaceColor',[0 0 0]);
rectangle('Position',[175 -387.5 12.5 12.5], 'FaceColor',[1 1 1]);
rectangle('Position',[187.5 -387.5 12.5 12.5], 'FaceColor',[1 1 1]);
rectangle('Position',[175 -400 12.5 12.5], 'FaceColor',[0 0 0]);
rectangle('Position',[187.5 -400 12.5 12.5], 'FaceColor',[0 0 0]);
rectangle('Position',[225 -212.5 12.5 12.5], 'FaceColor',[0 0 0]);
rectangle('Position',[237.5 -212.5 12.5 12.5], 'FaceColor',[0 0 0]);
rectangle('Position',[225 -225 12.5 12.5], 'FaceColor',[0 0 0]);
rectangle('Position',[237.5 -225 12.5 12.5], 'FaceColor',[1 1 1]);
rectangle('Position',[225 -237.5 12.5 12.5], 'FaceColor',[0 0 0]);
rectangle('Position',[237.5 -237.5 12.5 12.5], 'FaceColor',[1 1 1]);
rectangle('Position',[225 -250 12.5 12.5], 'FaceColor',[0 0 0]);
rectangle('Position',[237.5 -250 12.5 12.5], 'FaceColor',[1 1 1]);
rectangle('Position',[250 -212.5 12.5 12.5], 'FaceColor',[0 0 0]);
rectangle('Position',[262.5 -212.5 12.5 12.5], 'FaceColor',[1 1 1]);
rectangle('Position',[250 -225 12.5 12.5], 'FaceColor',[1 1 1]);
rectangle('Position',[262.5 -225 12.5 12.5], 'FaceColor',[1 1 1]);
rectangle('Position',[200 -262.5 12.5 12.5], 'FaceColor',[0 0 0]);
rectangle('Position',[212.5 -262.5 12.5 12.5], 'FaceColor',[0 0 0]);
rectangle('Position',[200 -275 12.5 12.5], 'FaceColor',[1 1 1]);
rectangle('Position',[212.5 -275 12.5 12.5], 'FaceColor',[1 1 1]);
rectangle('Position',[225 -262.5 12.5 12.5], 'FaceColor',[0 0 0]);
rectangle('Position',[237.5 -262.5 12.5 12.5], 'FaceColor',[1 1 1]);
rectangle('Position',[225 -275 12.5 12.5], 'FaceColor',[1 1 1]);
rectangle('Position',[237.5 -275 12.5 12.5], 'FaceColor',[1 1 1]);
rectangle('Position',[350 -212.5 12.5 12.5], 'FaceColor',[1 1 1]);
rectangle('Position',[362.5 -212.5 12.5 12.5], 'FaceColor',[0 0 0]);
rectangle('Position',[350 -225 12.5 12.5], 'FaceColor',[1 1 1]);
rectangle('Position',[362.5 -225 12.5 12.5], 'FaceColor',[0 0 0]);
rectangle('Position',[375 -237.5 12.5 12.5], 'FaceColor',[1 1 1]);
rectangle('Position',[387.5 -237.5 12.5 12.5], 'FaceColor',[0 0 0]);
rectangle('Position',[375 -250 12.5 12.5], 'FaceColor',[1 1 1]);
rectangle('Position',[387.5 -250 12.5 12.5], 'FaceColor',[0 0 0]);
rectangle('Position',[375 -262.5 12.5 12.5], 'FaceColor',[1 1 1]);
rectangle('Position',[387.5 -262.5 12.5 12.5], 'FaceColor',[0 0 0]);
rectangle('Position',[375 -275 12.5 12.5], 'FaceColor',[1 1 1]);
rectangle('Position',[387.5 -275 12.5 12.5], 'FaceColor',[0 0 0]);
rectangle('Position',[200 -312.5 12.5 12.5], 'FaceColor',[0 0 0]);
rectangle('Position',[212.5 -312.5 12.5 12.5], 'FaceColor',[0 0 0]);
rectangle('Position',[200 -325 12.5 12.5], 'FaceColor',[1 1 1]);
rectangle('Position',[212.5 -325 12.5 12.5], 'FaceColor',[0 0 0]);
rectangle('Position',[200 -337.5 12.5 12.5], 'FaceColor',[1 1 1]);
rectangle('Position',[212.5 -337.5 12.5 12.5], 'FaceColor',[0 0 0]);
rectangle('Position',[200 -350 12.5 12.5], 'FaceColor',[1 1 1]);
rectangle('Position',[212.5 -350 12.5 12.5], 'FaceColor',[0 0 0]);
rectangle('Position',[250 -337.5 12.5 12.5], 'FaceColor',[1 1 1]);
rectangle('Position',[262.5 -337.5 12.5 12.5], 'FaceColor',[1 1 1]);
rectangle('Position',[250 -350 12.5 12.5], 'FaceColor',[0 0 0]);
rectangle('Position',[262.5 -350 12.5 12.5], 'FaceColor',[0 0 0]);
rectangle('Position',[275 -337.5 12.5 12.5], 'FaceColor',[1 1 1]);
rectangle('Position',[287.5 -337.5 12.5 12.5], 'FaceColor',[1 1 1]);
rectangle('Position',[275 -350 12.5 12.5], 'FaceColor',[0 0 0]);
rectangle('Position',[287.5 -350 12.5 12.5], 'FaceColor',[1 1 1]);
rectangle('Position',[200 -362.5 12.5 12.5], 'FaceColor',[1 1 1]);
rectangle('Position',[212.5 -362.5 12.5 12.5], 'FaceColor',[0 0 0]);
rectangle('Position',[200 -375 12.5 12.5], 'FaceColor',[1 1 1]);
rectangle('Position',[212.5 -375 12.5 12.5], 'FaceColor',[0 0 0]);
rectangle('Position',[200 -387.5 12.5 12.5], 'FaceColor',[1 1 1]);
rectangle('Position',[212.5 -387.5 12.5 12.5], 'FaceColor',[0 0 0]);
rectangle('Position',[200 -400 12.5 12.5], 'FaceColor',[0 0 0]);
rectangle('Position',[212.5 -400 12.5 12.5], 'FaceColor',[0 0 0]);
rectangle('Position',[250 -362.5 12.5 12.5], 'FaceColor',[0 0 0]);
rectangle('Position',[262.5 -362.5 12.5 12.5], 'FaceColor',[0 0 0]);
rectangle('Position',[250 -375 12.5 12.5], 'FaceColor',[1 1 1]);
rectangle('Position',[262.5 -375 12.5 12.5], 'FaceColor',[1 1 1]);
rectangle('Position',[275 -362.5 12.5 12.5], 'FaceColor',[0 0 0]);
rectangle('Position',[287.5 -362.5 12.5 12.5], 'FaceColor',[1 1 1]);
rectangle('Position',[275 -375 12.5 12.5], 'FaceColor',[1 1 1]);
rectangle('Position',[287.5 -375 12.5 12.5], 'FaceColor',[1 1 1]);
rectangle('Position',[250 -387.5 12.5 12.5], 'FaceColor',[1 1 1]);
rectangle('Position',[262.5 -387.5 12.5 12.5], 'FaceColor',[1 1 1]);
rectangle('Position',[250 -400 12.5 12.5], 'FaceColor',[0 0 0]);
rectangle('Position',[262.5 -400 12.5 12.5], 'FaceColor',[0 0 0]);
rectangle('Position',[275 -387.5 12.5 12.5], 'FaceColor',[1 1 1]);
rectangle('Position',[287.5 -387.5 12.5 12.5], 'FaceColor',[1 1 1]);
rectangle('Position',[275 -400 12.5 12.5], 'FaceColor',[0 0 0]);
rectangle('Position',[287.5 -400 12.5 12.5], 'FaceColor',[0 0 0]);
rectangle('Position',[300 -312.5 12.5 12.5], 'FaceColor',[0 0 0]);
rectangle('Position',[312.5 -312.5 12.5 12.5], 'FaceColor',[0 0 0]);
rectangle('Position',[300 -325 12.5 12.5], 'FaceColor',[1 1 1]);
rectangle('Position',[312.5 -325 12.5 12.5], 'FaceColor',[1 1 1]);
rectangle('Position',[350 -312.5 12.5 12.5], 'FaceColor',[0 0 0]);
rectangle('Position',[362.5 -312.5 12.5 12.5], 'FaceColor',[0 0 0]);
rectangle('Position',[350 -325 12.5 12.5], 'FaceColor',[1 1 1]);
rectangle('Position',[362.5 -325 12.5 12.5], 'FaceColor',[1 1 1]);
rectangle('Position',[375 -312.5 12.5 12.5], 'FaceColor',[0 0 0]);
rectangle('Position',[387.5 -312.5 12.5 12.5], 'FaceColor',[0 0 0]);
rectangle('Position',[375 -325 12.5 12.5], 'FaceColor',[1 1 1]);
rectangle('Position',[387.5 -325 12.5 12.5], 'FaceColor',[0 0 0]);
rectangle('Position',[375 -337.5 12.5 12.5], 'FaceColor',[1 1 1]);
rectangle('Position',[387.5 -337.5 12.5 12.5], 'FaceColor',[0 0 0]);
rectangle('Position',[375 -350 12.5 12.5], 'FaceColor',[1 1 1]);
rectangle('Position',[387.5 -350 12.5 12.5], 'FaceColor',[0 0 0]);
rectangle('Position',[325 -362.5 12.5 12.5], 'FaceColor',[0 0 0]);
rectangle('Position',[337.5 -362.5 12.5 12.5], 'FaceColor',[0 0 0]);
rectangle('Position',[325 -375 12.5 12.5], 'FaceColor',[1 1 1]);
rectangle('Position',[337.5 -375 12.5 12.5], 'FaceColor',[1 1 1]);
rectangle('Position',[300 -387.5 12.5 12.5], 'FaceColor',[1 1 1]);
rectangle('Position',[312.5 -387.5 12.5 12.5], 'FaceColor',[1 1 1]);
rectangle('Position',[300 -400 12.5 12.5], 'FaceColor',[0 0 0]);
rectangle('Position',[312.5 -400 12.5 12.5], 'FaceColor',[0 0 0]);
rectangle('Position',[325 -387.5 12.5 12.5], 'FaceColor',[1 1 1]);
rectangle('Position',[337.5 -387.5 12.5 12.5], 'FaceColor',[1 1 1]);
rectangle('Position',[325 -400 12.5 12.5], 'FaceColor',[0 0 0]);
rectangle('Position',[337.5 -400 12.5 12.5], 'FaceColor',[0 0 0]);
rectangle('Position',[375 -362.5 12.5 12.5], 'FaceColor',[1 1 1]);
rectangle('Position',[387.5 -362.5 12.5 12.5], 'FaceColor',[0 0 0]);
rectangle('Position',[375 -375 12.5 12.5], 'FaceColor',[1 1 1]);
rectangle('Position',[387.5 -375 12.5 12.5], 'FaceColor',[0 0 0]);
rectangle('Position',[350 -387.5 12.5 12.5], 'FaceColor',[1 1 1]);
rectangle('Position',[362.5 -387.5 12.5 12.5], 'FaceColor',[1 1 1]);
rectangle('Position',[350 -400 12.5 12.5], 'FaceColor',[0 0 0]);
rectangle('Position',[362.5 -400 12.5 12.5], 'FaceColor',[0 0 0]);
rectangle('Position',[375 -387.5 12.5 12.5], 'FaceColor',[1 1 1]);
rectangle('Position',[387.5 -387.5 12.5 12.5], 'FaceColor',[0 0 0]);
rectangle('Position',[375 -400 12.5 12.5], 'FaceColor',[0 0 0]);
rectangle('Position',[387.5 -400 12.5 12.5], 'FaceColor',[0 0 0]);
X=[373.333,373.333,350,325,325,325,312.5,312.5,325,337.5,337.5,325,325,300,275,275,225,225,212.5,212.5,212.5,200,175,125,100,100,100,75,62.5,50,37.5,37.5,50,50,50,50,50,50,37.5,37.5,50,26.6667];
Y=[-26.6667,-26.6667,-50,-87.5,-87.5,-87.5,-100,-100,-112.5,-112.5,-112.5,-150,-150,-175,-200,-200,-250,-250,-262.5,-262.5,-262.5,-250,-225,-200,-175,-175,-175,-187.5,-200,-212.5,-225,-237.5,-250,-250,-275,-287.5,-287.5,-325,-337.5,-337.5,-350,-373.333];
hold on;
plot(X,Y,'r');
legend('1637.88','Location','southoutside');
